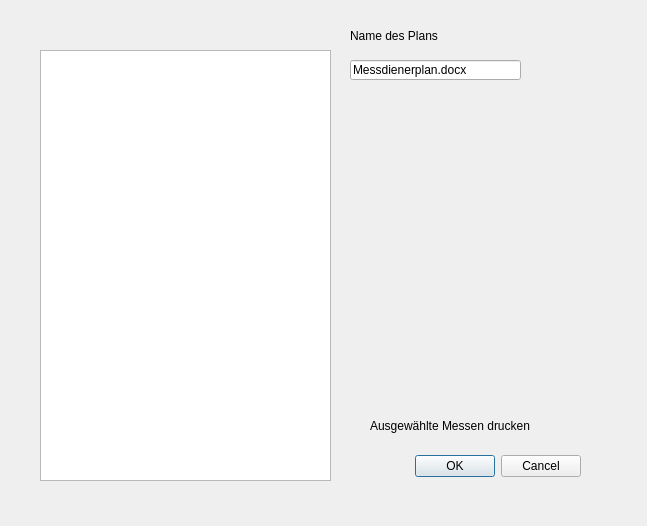
<?xml version="1.0" encoding="UTF-8"?>
<ui version="4.0">
 <class>Dialog_New_Servers</class>
 <widget class="QDialog" name="Dialog_New_Servers">
  <property name="geometry">
   <rect>
    <x>0</x>
    <y>0</y>
    <width>647</width>
    <height>526</height>
   </rect>
  </property>
  <property name="windowTitle">
   <string>Dialog</string>
  </property>
  <property name="modal">
   <bool>true</bool>
  </property>
  <widget class="QDialogButtonBox" name="buttonBox">
   <property name="geometry">
    <rect>
     <x>240</x>
     <y>450</y>
     <width>341</width>
     <height>32</height>
    </rect>
   </property>
   <property name="orientation">
    <enum>Qt::Horizontal</enum>
   </property>
   <property name="standardButtons">
    <set>QDialogButtonBox::Cancel|QDialogButtonBox::Ok</set>
   </property>
  </widget>
  <widget class="QLabel" name="label_Print">
   <property name="geometry">
    <rect>
     <x>370</x>
     <y>410</y>
     <width>181</width>
     <height>31</height>
    </rect>
   </property>
   <property name="text">
    <string>Ausgewählte Messen drucken</string>
   </property>
  </widget>
  <widget class="QListWidget" name="listWidget_print">
   <property name="geometry">
    <rect>
     <x>40</x>
     <y>50</y>
     <width>291</width>
     <height>431</height>
    </rect>
   </property>
   <property name="selectionMode">
    <enum>QAbstractItemView::ExtendedSelection</enum>
   </property>
  </widget>
  <widget class="QLineEdit" name="lineEdit_Name">
   <property name="geometry">
    <rect>
     <x>350</x>
     <y>60</y>
     <width>171</width>
     <height>20</height>
    </rect>
   </property>
   <property name="text">
    <string>Messdienerplan.docx</string>
   </property>
  </widget>
  <widget class="QLabel" name="label_Print_2">
   <property name="geometry">
    <rect>
     <x>350</x>
     <y>20</y>
     <width>181</width>
     <height>31</height>
    </rect>
   </property>
   <property name="text">
    <string>Name des Plans</string>
   </property>
  </widget>
 </widget>
 <resources/>
 <connections>
  <connection>
   <sender>buttonBox</sender>
   <signal>accepted()</signal>
   <receiver>Dialog_New_Servers</receiver>
   <slot>accept()</slot>
   <hints>
    <hint type="sourcelabel">
     <x>248</x>
     <y>254</y>
    </hint>
    <hint type="destinationlabel">
     <x>157</x>
     <y>274</y>
    </hint>
   </hints>
  </connection>
  <connection>
   <sender>buttonBox</sender>
   <signal>rejected()</signal>
   <receiver>Dialog_New_Servers</receiver>
   <slot>reject()</slot>
   <hints>
    <hint type="sourcelabel">
     <x>316</x>
     <y>260</y>
    </hint>
    <hint type="destinationlabel">
     <x>286</x>
     <y>274</y>
    </hint>
   </hints>
  </connection>
 </connections>
</ui>
